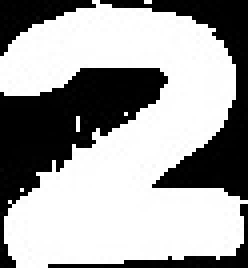
#> input picture match/saveImage/Image2.jpg, 62 x 67 px, found by its file name (shown 4 times larger)
$ python re.py
#> lines starting #> are read from the running program, lines starting #| are printed output that depends on the picture; after the words box and inside, x2 and y2 are one past the last pixel; in counts of white or black regions, pixels touching at a corner belong together
import cv2
import numpy as np
import os
from PIL import Image


#def recongnize(testImage):
path = "F:/模式识别/matchphoto"
filelist = os.listdir(path)
testImage = Image.open("F:/PyCharm 2019.3.3/projects/match/saveImage/Image2.jpg")
#> testImage is the input picture: PIL image 62x67 L; min 0, max 255, mean 161
testImage = testImage.resize((64, 64))
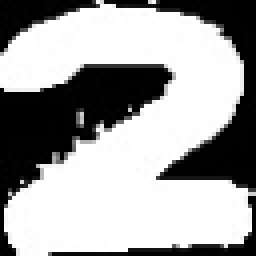
#> testImage: PIL image 64x64 L (shown 4 times larger); min 0, max 255, mean 161
mat = np.matrix(testImage)
num = len(filelist)
im3 = np.zeros((64, 64))
count = np.zeros(num)

def pre(ima):
    im = np.array(ima);
    for i in range(im.shape[0]):
        for j in range(im.shape[1]):
            if im[i, j] > 200:
                im[i, j] = 1;
            else:
                im[i, j] = 0;
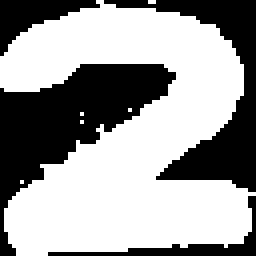
#> im: shape (64, 64) (shown 4 times larger); values 0 (black) and 1 (white), 61.6% white; 4 black regions, box (x1, y1, x2, y2) and area: (0, 16, 44, 64) 784, (26, 0, 64, 48) 521, (0, 0, 25, 14) 144, (12, 49, 64, 64) 122
    return im

im1 = pre(mat)
for i in range(num):
    I = filelist[i]
    I1 = Image.open(path + '/' + str(I))
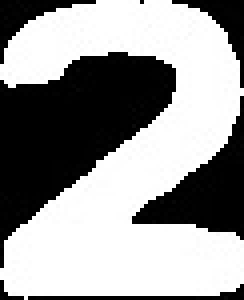
#> input picture match/matchphoto/2-1.jpg, 61 x 75 px, found by its file name (shown 4 times larger)
#> I1 is the input picture: PIL image 61x75 L; min 0, max 255, mean 152.3
    I1 = I1.resize((64, 64))
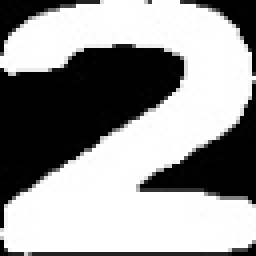
#> I1: PIL image 64x64 L (shown 4 times larger); min 0, max 255, mean 152.4
    mat2 = np.matrix(I1)

    im2 = pre(mat2)
#> after the loop in pre (call 2), `for i in range(im.shape[0]):`:
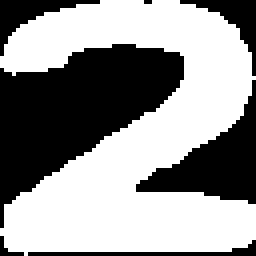
#> im: shape (64, 64) (shown 4 times larger); values 0 (black) and 1 (white), 58.4% white; 7 black regions (2 under 20 px), largest, box (x1, y1, x2, y2) and area: (0, 11, 46, 57) 1055, (34, 20, 64, 51) 366, (0, 0, 25, 14) 105, (45, 0, 64, 19) 100, (7, 60, 64, 64) 66
    for j in range(64):
        for k in range(64):
            im3[j, k] = im1[j, k] & im2[j, k]
            if im3[j, k] == 1:
                count[i] = count[i] + 1
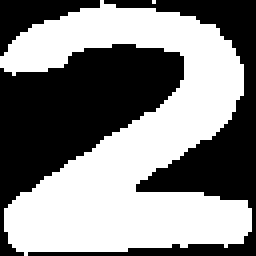
#> im3: shape (64, 64) float64 (shown 4 times larger); values 0 (black) and 1 (white), 51.9% white; 3 black regions, box (x1, y1, x2, y2) and area: (0, 11, 46, 64) 1076, (7, 0, 64, 64) 751, (0, 0, 25, 14) 145
#> after the loop, count = [2124, 0, 0]
#> pass 2 of the loop `for i in range(num):`:
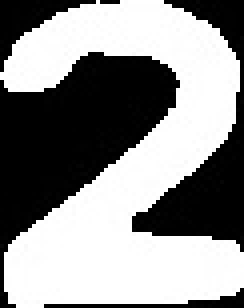
#> input picture match/matchphoto/2-2.jpg, 61 x 77 px, found by its file name (shown 4 times larger)
#> I1 is the input picture: PIL image 61x77 L; min 0, max 255, mean 142.1
#> I1: PIL image 64x64 L
#> after the loop in pre (call 3), `for i in range(im.shape[0]):`:
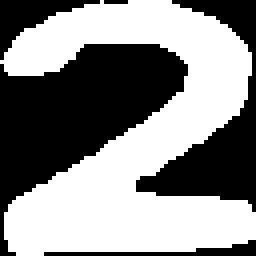
#> im: shape (64, 64) (shown 4 times larger); values 0 (black) and 1 (white), 54.2% white; 5 black regions (1 under 20 px), largest, box (x1, y1, x2, y2) and area: (0, 11, 47, 64) 1123, (34, 0, 64, 53) 538, (0, 0, 25, 15) 135, (11, 60, 64, 64) 76
#> after the loop `for j in range(64):`:
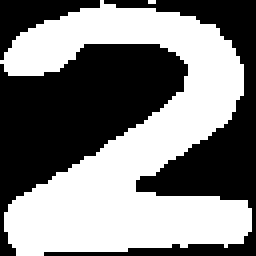
#> im3: shape (64, 64) float64 (shown 4 times larger); values 0 (black) and 1 (white), 50.1% white; 3 black regions, box (x1, y1, x2, y2) and area: (0, 11, 47, 64) 1128, (11, 0, 64, 64) 766, (0, 0, 25, 15) 148
#> after the loop `for j in range(64):`: count = [2124, 2054, 0]
#> pass 3 of the loop `for i in range(num):`:
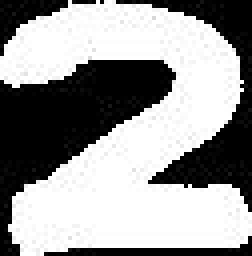
#> input picture match/matchphoto/2.jpg, 63 x 64 px, found by its file name (shown 4 times larger)
#> I1 is the input picture: PIL image 63x64 L; min 0, max 255, mean 153.1
#> I1: PIL image 64x64 L
#> after the loop in pre (call 4), `for i in range(im.shape[0]):`:
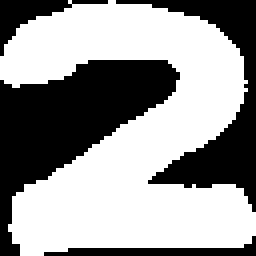
#> im: shape (64, 64) (shown 4 times larger); values 0 (black) and 1 (white), 59.7% white; 4 black regions, box (x1, y1, x2, y2) and area: (0, 15, 45, 64) 918, (29, 0, 64, 53) 516, (0, 0, 27, 14) 110, (11, 59, 64, 64) 105
#> after the loop `for j in range(64):`:
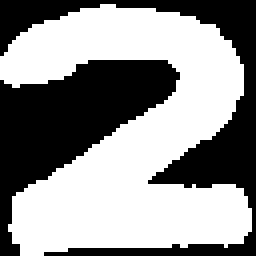
#> im3: shape (64, 64) float64 (shown 4 times larger); values 0 (black) and 1 (white), 57.1% white; 2 black regions, box (x1, y1, x2, y2) and area: (0, 15, 45, 64) 919, (0, 0, 64, 64) 840
#> after the loop `for j in range(64):`: count = [2124, 2054, 2337]

for i in range(num):
    max = np.argmax(count)

print(filelist[max][:1])
#| 2
